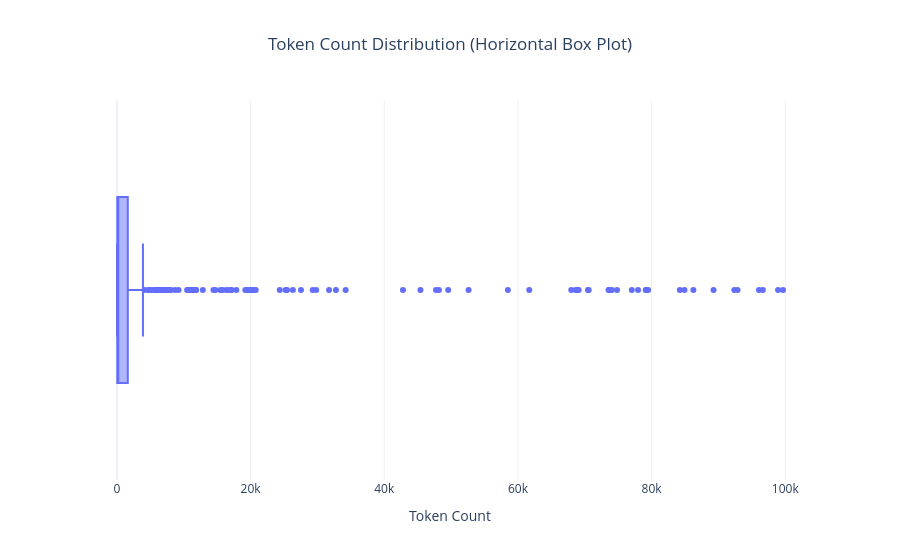

Notebook code cell kept with this figure:
### Code cell
fig = px.box(
    pdf,
    x="token_count",  
    points="outliers",
    title="Token Count Distribution (Horizontal Box Plot)"
)

fig.update_layout(
    xaxis_title="Token Count",
    title_x=0.5,
    template="plotly_white"
)

fig.show()

### Figure 1 — Plotly figure (JSON) as saved in the notebook; plotly's stock layout.template omitted (floating-point values rounded to 4 significant figures; data arrays with more than 128 entries replaced by an {"elided": "..."} marker saying what was removed)
{"data": [{"alignmentgroup": "True", "boxpoints": "outliers", "hovertemplate": "token_count=%{x}<extra></extra>", "legendgroup": "", "marker": {"color": "#636efa"}, "name": "", "notched": false, "offsetgroup": "", "orientation": "h", "showlegend": false, "type": "box", "x": {"elided": "474 int values"}, "x0": " ", "xaxis": "x", "y0": " ", "yaxis": "y"}], "layout": {"boxmode": "group", "legend": {"tracegroupgap": 0}, "title": {"text": "Token Count Distribution (Horizontal Box Plot)", "x": 0.5}, "xaxis": {"anchor": "y", "domain": [0, 1], "title": {"text": "Token Count"}}, "yaxis": {"anchor": "x", "domain": [0, 1]}}}
